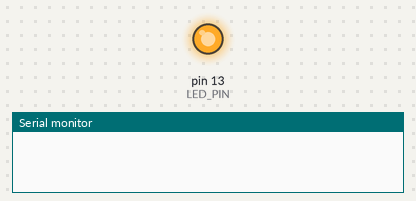
Simulated run of this sketch. Board: Arduino Uno, built with avr-gcc and run on an emulated ATmega328P. On the bench: output pins drawn as LEDs (lit = HIGH), the last lines printed to the serial monitor.

Above: at 1.0 s.
At 7.0 s:
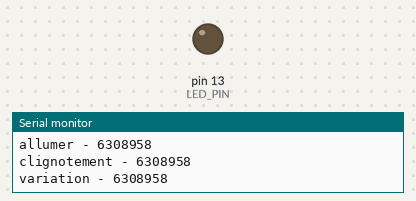
Timing chart, 0 to 10.5 s (numbered marks = the images above):
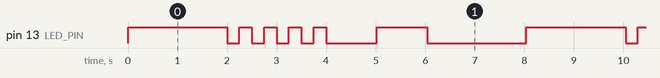

The sketch:

tp1.ino
```cpp
//code de Alexis Grenier
const int LED_PIN = 13;
const String NUM_DA = "6308958";
int compteur = 0;
const int ETEINT_ALUMME_DELAY = 2000;
void setup() {
  // put your setup code here, to run once:
  pinMode(LED_PIN, OUTPUT);
  Serial.begin(9600);
}

void loop() {
  // put your main code here, to run repeatedly:


  switch (compteur) {
    case 0:
      allumer();
      break;
    case 1:
      clignotement();
      break;
    case 2:
      variation();
      break;
    case 3:
      fermer();
      break;
  }


  compteur = (compteur + 1) % 4;
}

void print(String text) {
  Serial.print(text);
  Serial.print(" - ");
  Serial.println(NUM_DA);
}
void allumer() {

  digitalWrite(LED_PIN, HIGH);
  delay(ETEINT_ALUMME_DELAY);
  print("allumer");
}

void clignotement() {
  int delay_du_clignotement = 250;
  int RESULTAT_CHIFFRE = 4;  //6308958   donc la formule donne 4 pour moi car 5/2 = 2.5 donc 3 et +1  donc= 4
  for (int i = 0; i < RESULTAT_CHIFFRE; i++) {
    digitalWrite(LED_PIN, LOW);
    delay(delay_du_clignotement);
    digitalWrite(LED_PIN, HIGH);
    delay(delay_du_clignotement);
  }
  print("clignotement");
}

void variation() {
  digitalWrite(LED_PIN, LOW);


  for (int i = 0; i < 255; i++) {

    analogWrite(LED_PIN, i);
    delay(8);
  }
  print("variation");
}

void fermer() {

  digitalWrite(LED_PIN, LOW);
  delay(ETEINT_ALUMME_DELAY);
  print("fermer");
}
```

Measured:
- by itself, pin 13 (LED_PIN): repeats every 8.0 s: 4 × (LOW 0.25 s, HIGH 0.25 s), LOW 1.0 s, HIGH 1.0 s, LOW 2.0 s, HIGH 2.0 s
- by itself, everything shown: repeats every 8.0 s, in 12 steps
